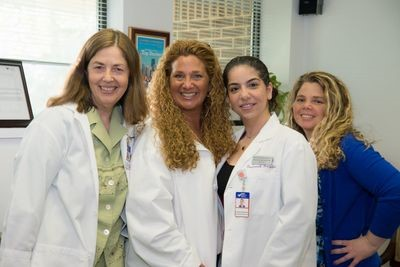
#> input picture Physicians.jpg, 400 x 267 px, found by its file name
$ python testblur.py
#> lines starting #> are read from the running program, lines starting #| are printed output that depends on the picture; after the words box and inside, x2 and y2 are one past the last pixel; in counts of white or black regions, pixels touching at a corner belong together
### pyffttools/blurbuilder.py
from builderbase import BuilderBase
import numpy as np
import math


class BlurBuilder(BuilderBase):

    def __init__(self, height: int, width: int):
        self.__height__ = height
        self.__width__ = width

    def Blur(self, data: np.array):
        average = np.average(data)
        variance = np.var(data)
        complexes = self.Forward(data)
        self.BlindInner(complexes, self.__height__, self.__width__)
        data2 = self.Backward(complexes)
        average2 = np.average(data2)
        variance2 = np.var(data2)
        a = math.sqrt(variance/variance2)
        b = average - average2*a
        return (a*data2+b).astype(data.dtype)

    def ToBitmap(self, shape: np.array):
        data = np.ndarray(shape)
        data.fill(1)
        self.BlindInner(data, self.__height__, self.__width__)
        return data

### pyffttools/builderbase.py
import math
import numpy as np
from enum import Enum


class BuilderBase:

    def __init__(self):
        pass

    def Forward(self, data: np.array):
        return np.fft.fftn(data.astype(complex))

    def Backward(self, data: np.array):
        return np.absolute(np.fft.ifftn(data))

    # [30 lines left out: function Split, not called in this run]

    def BlindInner(self, data: np.array, height: int, width: int):
        assert len(data.shape) >= 2

        s0 = max(0, math.floor((data.shape[0]-height)/2))
        s1 = max(0, math.floor((data.shape[1]-width)/2))
        e0 = min(data.shape[0], math.ceil((data.shape[0]+height)/2))
        e1 = min(data.shape[1], math.ceil((data.shape[1]+width)/2))

        data[s0:e0, s1:e1].fill(0)

        data[:s0, s1:e1].fill(0)
        data[e0:, s1:e1].fill(0)
        data[s0:e0, :s1].fill(0)
        data[s0:e0, e1:].fill(0)

    # [33 lines left out: functions BlindOuter, Copy, not called in this run]

### pyffttools/testblur.py
from blurbuilder import BlurBuilder
import numpy as np
import cv2

img = cv2.imread('~\\..\\Physicians.jpg')
#> img is the input picture: shape (267, 400, 3); mean B, G, R 148.3, 157.2, 161.7
height, width, channels = img.shape
#> height = 267; width = 400; channels = 3
data = np.asarray(img, float)/255
builder = BlurBuilder((int)(height/2), (int)(width/2))
cv2.imshow('image', builder.Blur(data))
#> in Blur, `average = np.average(data)`: average = 0.611
#> in Blur, `variance = np.var(data)`: variance = 0.0678
#> in Backward, `return np.absolute(np.fft.ifftn(data))`:
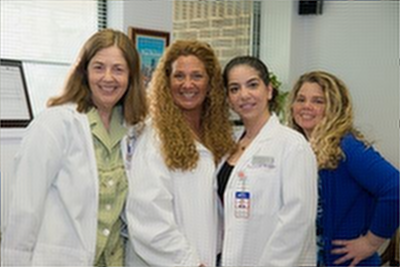
#> returned value: shape (267, 400, 3) float64; mean of channels 0, 1, 2 0.582, 0.617, 0.635; drawn with min black and max white
#> in Blur, `average2 = np.average(data2)`: average2 = 0.611
#> in Blur, `variance2 = np.var(data2)`: variance2 = 0.0669
#> in Blur, `a = math.sqrt(variance/variance2)`: a = 1.01
#> in Blur, `b = average - average2*a`: b = -0.00452
cv2.imshow('filter', builder.ToBitmap(data.shape))
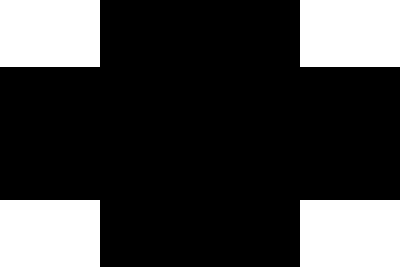
#> window 'filter': shape (267, 400, 3) float64; values 0 (black) and 1 (white), 25.1% white; 4 white regions, box (x1, y1, x2, y2) and area: (0, 0, 100, 67) 6700, (300, 0, 400, 67) 6700, (0, 200, 100, 267) 6700, (300, 200, 400, 267) 6700
cv2.waitKey(0)
cv2.destroyAllWindows()

$ run again, with Montessori.jpg copied over Physicians.jpg
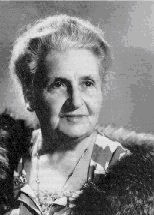
#> input picture Montessori.jpg, 154 x 215 px, found by its file name
#> img is the input picture: shape (215, 154, 3); mean B, G, R 127.6, 127.5, 127.5
#> average = 0.5
#> variance = 0.0586
#> in Backward, `return np.absolute(np.fft.ifftn(data))`:
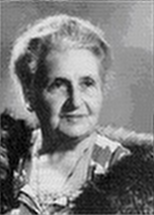
#> returned value: shape (215, 154, 3) float64; mean of channels 0, 1, 2 0.5, 0.5, 0.5; drawn with min black and max white
#> average2 = 0.5
#> variance2 = 0.0568
#> a = 1.02
#> b = -0.008
#> `cv2.imshow('filter', builder.ToBitmap(data.shape))`:
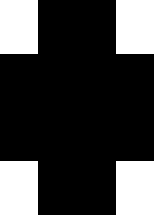
#> window 'filter': shape (215, 154, 3) float64; values 0 (black) and 1 (white), 24.8% white; 4 white regions, box (x1, y1, x2, y2) and area: (0, 0, 38, 54) 2052, (116, 0, 154, 54) 2052, (0, 161, 38, 215) 2052, (116, 161, 154, 215) 2052
